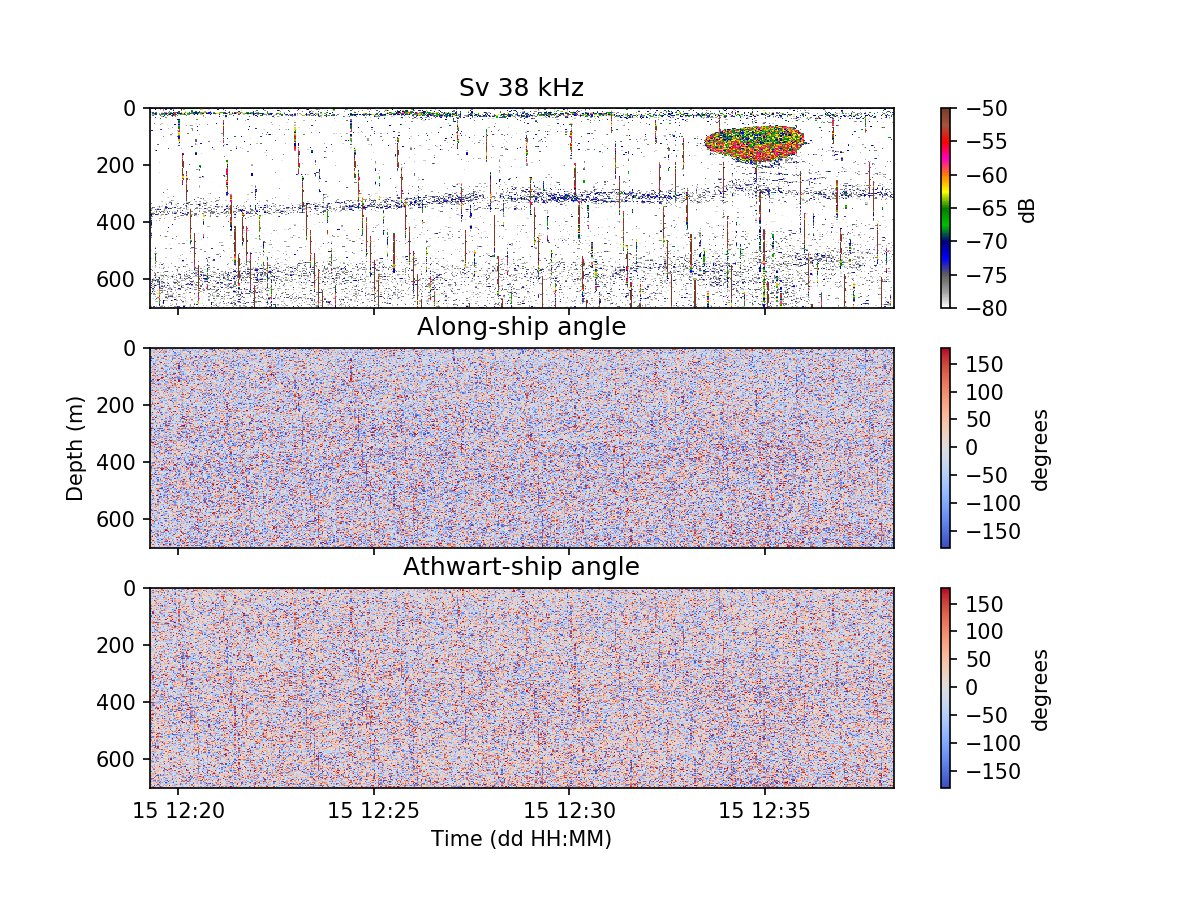

Source code (Python):
#!/usr/bin/env python3
"""
Display Sv together with along-ship (theta) and athwart-ship (phi) angles

Notes: Get files in ftp://ftp.bas.ac.uk/rapidkrill/ and allocate them in the
corresponding directory for this to work

Created on Thu Aug  9 20:55:14 2018
@author: Alejandro Ariza, British Antarctic Survey
"""

# import modules
import numpy as np
import matplotlib.pyplot as plt
import os
from echolab2.instruments import EK60
from echopy.plotting.cmaps import cmaps

# =============================================================================
# load raw file
# =============================================================================
print('Loading raw file...')
rawfile = os.path.abspath('../data/JR230-D20091215-T121917.raw')
ek60 = EK60.EK60()
ek60.read_raw(rawfile)            
 
# =============================================================================
# read 38 kHz data (Sv, angles, time and range)
# =============================================================================
print('Reading 38 kHz data...')
raw38 = ek60.get_raw_data(channel_number = 1)
Sv38 = np.transpose(raw38.get_Sv().data)
theta38 = np.transpose(raw38.angles_alongship_e)
phi38 = np.transpose(raw38.angles_athwartship_e)
t38   = raw38.get_Sv().ping_time
r38   = raw38.get_Sv().range

# =============================================================================
# plot Sv, theta and phi
# =============================================================================
print('Displaying results...')
plt.figure(figsize = (8, 6))
c = cmaps()

plt.subplot(311)
plt.pcolormesh(t38, r38, Sv38, vmin = -80, vmax = -50, cmap = c.ek500)
plt.gca().invert_yaxis()
plt.tick_params(labelbottom = False)
plt.colorbar().set_label('dB')
plt.title('Sv 38 kHz')

plt.subplot(312)
plt.pcolormesh(t38, r38, theta38, cmap = 'coolwarm')
plt.gca().invert_yaxis()
plt.tick_params(labelbottom = False)
plt.colorbar().set_label('degrees')
plt.title('Along-ship angle')
plt.ylabel('Depth (m)')

plt.subplot(313)
plt.pcolormesh(t38, r38, phi38, cmap = 'coolwarm')
plt.gca().invert_yaxis()
plt.colorbar().set_label('degrees')
plt.title('Athwart-ship angle')
plt.xlabel('Time (dd HH:MM)')

plt.show()
#plt.savefig('example_display_Sv_and_angles.png', dpi = 150)